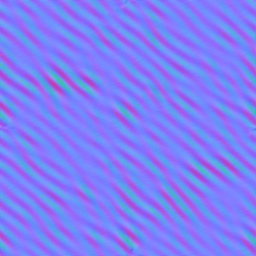
#> input picture anisonoiseTile_Normal.png, 256 x 256 px
$ python normal2slope.py
#> lines starting #> are read from the running program, lines starting #| are printed output that depends on the picture; long printed decimals are rounded
import cv2
import numpy

img = cv2.imread('anisonoiseTile_Normal.png')
#> img is the input picture: shape (256, 256, 3); mean B, G, R 246, 127.5, 127.5
rows,cols,_ = img.shape
#> rows = 256; cols = 256

BMap = numpy.zeros([rows, cols, 3])
MMap = numpy.zeros([rows, cols, 3])


xmin, xmax = 9999, -9999
ymin, ymax = 9999, -9999
zmin, zmax = 9999, -9999


for i in range(rows):
    for j in range(cols):
        k = img[i,j]
        x = k[2]/128.0 - 1.0
        y = k[1]/128.0 - 1.0
        z = k[0]/128.0 - 1.0

        if x < xmin: xmin = x
        if x > xmax: xmax = x
        if y < ymin: ymin = y
        if y > ymax: ymax = y
        if z < zmin: zmin = z
        if z > zmax: zmax = z

        BMap[i,j,2] = x/z
        BMap[i,j,1] = y/z
        BMap[i,j,0] = 0

        MMap[i,j,2] = x/z * x/z
        MMap[i,j,1] = y/z * y/z
        MMap[i,j,0] = x/z * y/z

        BMap[i,j,2] = BMap[i,j,2] * 128.0 + 128
        BMap[i,j,1] = BMap[i,j,1] * 128.0 + 128
        BMap[i,j,0] = BMap[i,j,0] * 128.0 + 128

        MMap[i,j,2] = MMap[i,j,2] * 128.0 + 128
        MMap[i,j,1] = MMap[i,j,1] * 128.0 + 128
        MMap[i,j,0] = MMap[i,j,0] * 128.0 + 128
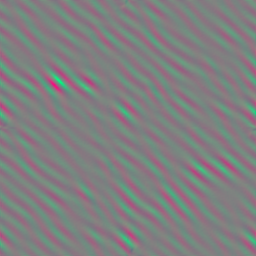
#> BMap: shape (256, 256, 3) float64; mean B, G, R 128, 127.5, 127.4; drawn with min black and max white
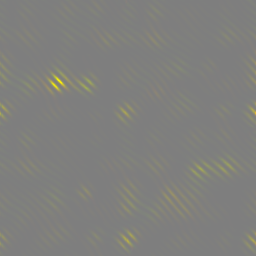
#> MMap: shape (256, 256, 3) float64; mean B, G, R 121.2, 135.1, 135.2; drawn with min black and max white
#> after the loop, xmax = 0.555; xmin = -0.594; ymax = 0.539; ymin = -0.531; zmax = 0.992; zmin = 0.266
        #print(f"{BMap[i, j]}   {MMap[i, j]}")

print(f"xmax:{xmax} xmin{xmin} ymax:{ymax} ymin:{ymin} zmax: {zmax} zmin:{zmin}")
#| xmax:0.5547 xmin-0.5938 ymax:0.5391 ymin:-0.5312 zmax: 0.9922 zmin:0.2656

cv2.imwrite("B.png", BMap)
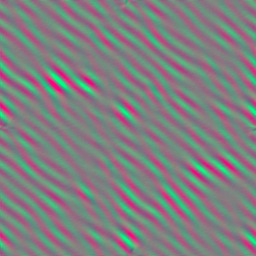
#> saved as B.png: shape (256, 256, 3); mean B, G, R 128, 127.4, 127.4
cv2.imwrite("M.png", MMap)
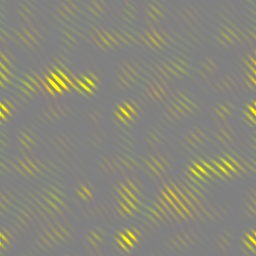
#> saved as M.png: shape (256, 256, 3); mean B, G, R 121.5, 134.9, 134.9
